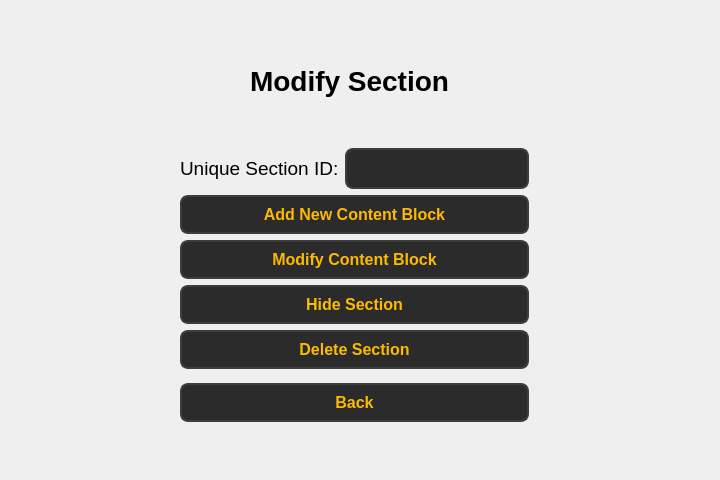
<?xml version="1.0" encoding="UTF-8"?>
<ui version="4.0">
 <class>Form</class>
 <widget class="QWidget" name="Form">
  <property name="geometry">
   <rect>
    <x>0</x>
    <y>0</y>
    <width>720</width>
    <height>480</height>
   </rect>
  </property>
  <property name="windowTitle">
   <string>Form</string>
  </property>
  <widget class="QWidget" name="layoutWidget">
   <property name="geometry">
    <rect>
     <x>180</x>
     <y>140</y>
     <width>349</width>
     <height>291</height>
    </rect>
   </property>
   <layout class="QVBoxLayout" name="verticalLayout_2">
    <item>
     <layout class="QVBoxLayout" name="verticalLayout">
      <item>
       <layout class="QHBoxLayout" name="horizontalLayout">
        <item>
         <widget class="QLabel" name="label_4">
          <property name="font">
           <font>
            <pointsize>14</pointsize>
           </font>
          </property>
          <property name="text">
           <string>Unique Section ID:</string>
          </property>
         </widget>
        </item>
        <item>
         <widget class="QLineEdit" name="lineEdit_3">
          <property name="styleSheet">
           <string notr="true">QLineEdit {
        background-color: #2b2b2b;  /* Dark background */
        color: #fcba03;  /* Text color */
        border: 2px solid #3d3d3d;  /* Border color */
        border-radius: 8px;  /* Rounded corners */
        padding: 8px;  /* Padding inside the input field */
        font-size: 16px;  /* Font size */
        font-weight: bold;  /* Bold font */
    }

    QLineEdit:hover {
        background-color: #3d3d3d;  /* Background when hovered */
        border: 2px solid #fcba03;  /* Border color when hovered */
    }

    QLineEdit:focus {
        background-color: #1a1a1a;  /* Background when focused */
        border: 2px solid #fcba03;  /* Border color when focused */
        color: #ffffff;  /* Text color when focused */
    }</string>
          </property>
         </widget>
        </item>
       </layout>
      </item>
      <item>
       <layout class="QHBoxLayout" name="horizontalLayout_3">
        <item>
         <widget class="QPushButton" name="pushButton">
          <property name="styleSheet">
           <string notr="true">QPushButton {
        background-color: #2b2b2b;  
        color: #fcba03;              
        border: 2px solid #3d3d3d;      
        border-radius: 8px;          
        padding: 8px 16px;            
        font-size: 16px;            
        font-weight: bold;
    
    }

    QPushButton:hover {
        background-color: #fcba03;
		 color: #000000;
        border: 2px solid #5a5a5a;    
    }

    QPushButton:pressed {
        background-color: #1a1a1a;      
        border: 2px solid #2b2b2b;      
    }</string>
          </property>
          <property name="text">
           <string>Add New Content Block</string>
          </property>
         </widget>
        </item>
       </layout>
      </item>
      <item>
       <widget class="QPushButton" name="pushButton_2">
        <property name="styleSheet">
         <string notr="true">QPushButton {
        background-color: #2b2b2b;  
        color: #fcba03;              
        border: 2px solid #3d3d3d;      
        border-radius: 8px;          
        padding: 8px 16px;            
        font-size: 16px;            
        font-weight: bold;
    
    }

    QPushButton:hover {
        background-color: #fcba03;
		 color: #000000;
        border: 2px solid #5a5a5a;    
    }

    QPushButton:pressed {
        background-color: #1a1a1a;      
        border: 2px solid #2b2b2b;      
    }</string>
        </property>
        <property name="text">
         <string>Modify Content Block</string>
        </property>
       </widget>
      </item>
      <item>
       <widget class="QPushButton" name="pushButton_3">
        <property name="styleSheet">
         <string notr="true">QPushButton {
        background-color: #2b2b2b;  
        color: #fcba03;              
        border: 2px solid #3d3d3d;      
        border-radius: 8px;          
        padding: 8px 16px;            
        font-size: 16px;            
        font-weight: bold;
    
    }

    QPushButton:hover {
        background-color: #fcba03;
		 color: #000000;
        border: 2px solid #5a5a5a;    
    }

    QPushButton:pressed {
        background-color: #1a1a1a;      
        border: 2px solid #2b2b2b;      
    }</string>
        </property>
        <property name="text">
         <string>Hide Section</string>
        </property>
       </widget>
      </item>
      <item>
       <widget class="QPushButton" name="pushButton_back">
        <property name="styleSheet">
         <string notr="true">QPushButton {
        background-color: #2b2b2b;  
        color: #fcba03;              
        border: 2px solid #3d3d3d;      
        border-radius: 8px;          
        padding: 8px 16px;            
        font-size: 16px;            
        font-weight: bold;
    
    }

    QPushButton:hover {
        background-color: #fcba03;
		 color: #000000;
        border: 2px solid #5a5a5a;    
    }

    QPushButton:pressed {
        background-color: #1a1a1a;      
        border: 2px solid #2b2b2b;      
    }</string>
        </property>
        <property name="text">
         <string>Delete Section</string>
        </property>
       </widget>
      </item>
     </layout>
    </item>
    <item>
     <widget class="QPushButton" name="pushButton_back_2">
      <property name="styleSheet">
       <string notr="true">QPushButton {
        background-color: #2b2b2b;  
        color: #fcba03;              
        border: 2px solid #3d3d3d;      
        border-radius: 8px;          
        padding: 8px 16px;            
        font-size: 16px;            
        font-weight: bold;
    
    }

    QPushButton:hover {
        background-color: #fcba03;
		 color: #000000;
        border: 2px solid #5a5a5a;    
    }

    QPushButton:pressed {
        background-color: #1a1a1a;      
        border: 2px solid #2b2b2b;      
    }</string>
      </property>
      <property name="text">
       <string>Back</string>
      </property>
     </widget>
    </item>
   </layout>
  </widget>
  <widget class="QLabel" name="label">
   <property name="geometry">
    <rect>
     <x>250</x>
     <y>60</y>
     <width>201</width>
     <height>41</height>
    </rect>
   </property>
   <property name="font">
    <font>
     <pointsize>21</pointsize>
     <bold>true</bold>
    </font>
   </property>
   <property name="text">
    <string>Modify Section</string>
   </property>
  </widget>
 </widget>
 <resources/>
 <connections/>
</ui>
